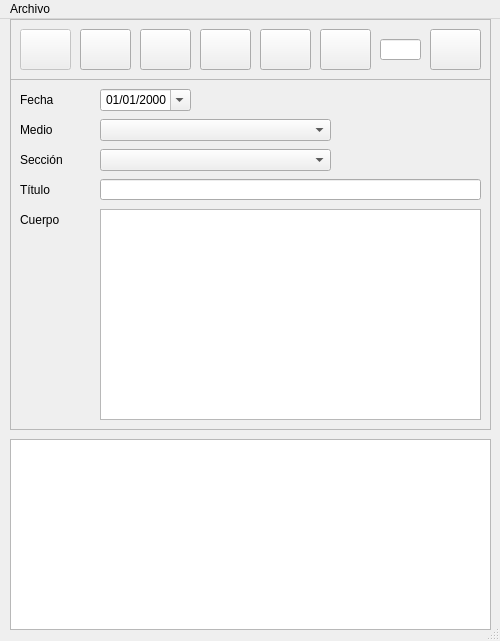
<?xml version="1.0" encoding="UTF-8"?>
<ui version="4.0">
 <class>main_view</class>
 <widget class="QMainWindow" name="main_view">
  <property name="geometry">
   <rect>
    <x>0</x>
    <y>0</y>
    <width>500</width>
    <height>641</height>
   </rect>
  </property>
  <property name="sizePolicy">
   <sizepolicy hsizetype="Fixed" vsizetype="Fixed">
    <horstretch>0</horstretch>
    <verstretch>0</verstretch>
   </sizepolicy>
  </property>
  <property name="minimumSize">
   <size>
    <width>500</width>
    <height>641</height>
   </size>
  </property>
  <property name="maximumSize">
   <size>
    <width>500</width>
    <height>641</height>
   </size>
  </property>
  <property name="windowTitle">
   <string>Cargador de Noticias</string>
  </property>
  <property name="windowIcon">
   <iconset>
    <normalon>../imagenes/noticias.ico</normalon>
   </iconset>
  </property>
  <property name="toolTip">
   <string/>
  </property>
  <widget class="QWidget" name="centralwidget">
   <property name="sizePolicy">
    <sizepolicy hsizetype="Fixed" vsizetype="Fixed">
     <horstretch>0</horstretch>
     <verstretch>0</verstretch>
    </sizepolicy>
   </property>
   <property name="minimumSize">
    <size>
     <width>500</width>
     <height>641</height>
    </size>
   </property>
   <property name="maximumSize">
    <size>
     <width>500</width>
     <height>641</height>
    </size>
   </property>
   <widget class="QFrame" name="tool_frame">
    <property name="geometry">
     <rect>
      <x>10</x>
      <y>0</y>
      <width>481</width>
      <height>61</height>
     </rect>
    </property>
    <property name="frameShape">
     <enum>QFrame::StyledPanel</enum>
    </property>
    <property name="frameShadow">
     <enum>QFrame::Raised</enum>
    </property>
    <widget class="QToolButton" name="btn_base">
     <property name="enabled">
      <bool>false</bool>
     </property>
     <property name="geometry">
      <rect>
       <x>10</x>
       <y>10</y>
       <width>51</width>
       <height>41</height>
      </rect>
     </property>
     <property name="toolTip">
      <string>Crear base de datos.</string>
     </property>
     <property name="text">
      <string/>
     </property>
     <property name="icon">
      <iconset>
       <normaloff>../imagenes/iconDb.png</normaloff>../imagenes/iconDb.png</iconset>
     </property>
     <property name="iconSize">
      <size>
       <width>32</width>
       <height>32</height>
      </size>
     </property>
     <property name="autoRaise">
      <bool>false</bool>
     </property>
    </widget>
    <widget class="QToolButton" name="btn_tabla">
     <property name="geometry">
      <rect>
       <x>70</x>
       <y>10</y>
       <width>51</width>
       <height>41</height>
      </rect>
     </property>
     <property name="toolTip">
      <string>Crear tabla Noticias.</string>
     </property>
     <property name="text">
      <string/>
     </property>
     <property name="icon">
      <iconset>
       <normaloff>../imagenes/iconTable.png</normaloff>../imagenes/iconTable.png</iconset>
     </property>
     <property name="iconSize">
      <size>
       <width>32</width>
       <height>32</height>
      </size>
     </property>
     <property name="autoRaise">
      <bool>false</bool>
     </property>
    </widget>
    <widget class="QToolButton" name="btn_nuevo">
     <property name="geometry">
      <rect>
       <x>130</x>
       <y>10</y>
       <width>51</width>
       <height>41</height>
      </rect>
     </property>
     <property name="toolTip">
      <string>Noticia nueva.</string>
     </property>
     <property name="text">
      <string/>
     </property>
     <property name="icon">
      <iconset>
       <normaloff>../imagenes/iconNew.png</normaloff>../imagenes/iconNew.png</iconset>
     </property>
     <property name="iconSize">
      <size>
       <width>32</width>
       <height>32</height>
      </size>
     </property>
     <property name="autoRaise">
      <bool>false</bool>
     </property>
    </widget>
    <widget class="QToolButton" name="btn_guardar">
     <property name="geometry">
      <rect>
       <x>190</x>
       <y>10</y>
       <width>51</width>
       <height>41</height>
      </rect>
     </property>
     <property name="toolTip">
      <string>Guardar noticia.</string>
     </property>
     <property name="text">
      <string/>
     </property>
     <property name="icon">
      <iconset>
       <normaloff>../imagenes/iconSave.png</normaloff>../imagenes/iconSave.png</iconset>
     </property>
     <property name="iconSize">
      <size>
       <width>32</width>
       <height>32</height>
      </size>
     </property>
     <property name="autoRaise">
      <bool>false</bool>
     </property>
    </widget>
    <widget class="QToolButton" name="btn_eliminar">
     <property name="geometry">
      <rect>
       <x>250</x>
       <y>10</y>
       <width>51</width>
       <height>41</height>
      </rect>
     </property>
     <property name="toolTip">
      <string>Eliminar noticia.</string>
     </property>
     <property name="text">
      <string/>
     </property>
     <property name="icon">
      <iconset>
       <normaloff>../imagenes/iconDelete.png</normaloff>../imagenes/iconDelete.png</iconset>
     </property>
     <property name="iconSize">
      <size>
       <width>32</width>
       <height>32</height>
      </size>
     </property>
     <property name="autoRaise">
      <bool>false</bool>
     </property>
    </widget>
    <widget class="QToolButton" name="btn_refresh">
     <property name="geometry">
      <rect>
       <x>310</x>
       <y>10</y>
       <width>51</width>
       <height>41</height>
      </rect>
     </property>
     <property name="toolTip">
      <string>Cargar la grilla.</string>
     </property>
     <property name="text">
      <string/>
     </property>
     <property name="icon">
      <iconset>
       <normaloff>../imagenes/iconRefresh.png</normaloff>../imagenes/iconRefresh.png</iconset>
     </property>
     <property name="iconSize">
      <size>
       <width>32</width>
       <height>32</height>
      </size>
     </property>
     <property name="autoRaise">
      <bool>false</bool>
     </property>
    </widget>
    <widget class="QLineEdit" name="txt_id_search">
     <property name="geometry">
      <rect>
       <x>370</x>
       <y>20</y>
       <width>41</width>
       <height>21</height>
      </rect>
     </property>
     <property name="toolTip">
      <string>ingrese un id de noticia a buscar...</string>
     </property>
     <property name="inputMask">
      <string>999999</string>
     </property>
     <property name="text">
      <string/>
     </property>
     <property name="maxLength">
      <number>6</number>
     </property>
     <property name="alignment">
      <set>Qt::AlignRight|Qt::AlignTrailing|Qt::AlignVCenter</set>
     </property>
    </widget>
    <widget class="QToolButton" name="btn_search">
     <property name="geometry">
      <rect>
       <x>420</x>
       <y>10</y>
       <width>51</width>
       <height>41</height>
      </rect>
     </property>
     <property name="toolTip">
      <string>Buscar noticia según id.</string>
     </property>
     <property name="text">
      <string/>
     </property>
     <property name="icon">
      <iconset>
       <normaloff>../imagenes/iconSearch.png</normaloff>../imagenes/iconSearch.png</iconset>
     </property>
     <property name="iconSize">
      <size>
       <width>32</width>
       <height>32</height>
      </size>
     </property>
     <property name="autoRaise">
      <bool>false</bool>
     </property>
    </widget>
   </widget>
   <widget class="QFrame" name="data_frame">
    <property name="geometry">
     <rect>
      <x>10</x>
      <y>60</y>
      <width>481</width>
      <height>351</height>
     </rect>
    </property>
    <property name="styleSheet">
     <string notr="true">border-color: rgb(0, 0, 255);
border-width: thin;</string>
    </property>
    <property name="frameShape">
     <enum>QFrame::StyledPanel</enum>
    </property>
    <property name="frameShadow">
     <enum>QFrame::Sunken</enum>
    </property>
    <property name="lineWidth">
     <number>2</number>
    </property>
    <widget class="QLabel" name="lbl_fecha">
     <property name="geometry">
      <rect>
       <x>10</x>
       <y>10</y>
       <width>61</width>
       <height>21</height>
      </rect>
     </property>
     <property name="text">
      <string>Fecha</string>
     </property>
    </widget>
    <widget class="QDateEdit" name="de_fecha">
     <property name="geometry">
      <rect>
       <x>90</x>
       <y>10</y>
       <width>91</width>
       <height>22</height>
      </rect>
     </property>
     <property name="inputMethodHints">
      <set>Qt::ImhPreferNumbers</set>
     </property>
     <property name="alignment">
      <set>Qt::AlignRight|Qt::AlignTrailing|Qt::AlignVCenter</set>
     </property>
     <property name="buttonSymbols">
      <enum>QAbstractSpinBox::UpDownArrows</enum>
     </property>
     <property name="displayFormat">
      <string>dd/MM/yyyy</string>
     </property>
     <property name="calendarPopup">
      <bool>true</bool>
     </property>
    </widget>
    <widget class="QLabel" name="lbl_medio">
     <property name="geometry">
      <rect>
       <x>10</x>
       <y>40</y>
       <width>61</width>
       <height>21</height>
      </rect>
     </property>
     <property name="text">
      <string>Medio</string>
     </property>
    </widget>
    <widget class="QComboBox" name="cmb_medios">
     <property name="geometry">
      <rect>
       <x>90</x>
       <y>40</y>
       <width>231</width>
       <height>22</height>
      </rect>
     </property>
    </widget>
    <widget class="QLabel" name="lbl_seccion">
     <property name="geometry">
      <rect>
       <x>10</x>
       <y>70</y>
       <width>61</width>
       <height>21</height>
      </rect>
     </property>
     <property name="text">
      <string>Sección</string>
     </property>
    </widget>
    <widget class="QComboBox" name="cmb_secciones">
     <property name="geometry">
      <rect>
       <x>90</x>
       <y>70</y>
       <width>231</width>
       <height>22</height>
      </rect>
     </property>
    </widget>
    <widget class="QLabel" name="lbl_titulo">
     <property name="geometry">
      <rect>
       <x>10</x>
       <y>100</y>
       <width>61</width>
       <height>21</height>
      </rect>
     </property>
     <property name="text">
      <string>Título</string>
     </property>
    </widget>
    <widget class="QLineEdit" name="lineEdit">
     <property name="geometry">
      <rect>
       <x>90</x>
       <y>100</y>
       <width>381</width>
       <height>21</height>
      </rect>
     </property>
    </widget>
    <widget class="QLabel" name="lbl_cuerpo">
     <property name="geometry">
      <rect>
       <x>10</x>
       <y>130</y>
       <width>61</width>
       <height>21</height>
      </rect>
     </property>
     <property name="text">
      <string>Cuerpo</string>
     </property>
    </widget>
    <widget class="QTextEdit" name="txt_cuerpo">
     <property name="geometry">
      <rect>
       <x>90</x>
       <y>130</y>
       <width>381</width>
       <height>211</height>
      </rect>
     </property>
    </widget>
   </widget>
   <widget class="QTreeView" name="treeView">
    <property name="geometry">
     <rect>
      <x>10</x>
      <y>420</y>
      <width>481</width>
      <height>191</height>
     </rect>
    </property>
   </widget>
  </widget>
  <widget class="QMenuBar" name="menubar">
   <property name="geometry">
    <rect>
     <x>0</x>
     <y>0</y>
     <width>500</width>
     <height>21</height>
    </rect>
   </property>
   <widget class="QMenu" name="menuArchivo">
    <property name="title">
     <string>Archivo</string>
    </property>
    <addaction name="actionAcerca_de"/>
   </widget>
   <addaction name="menuArchivo"/>
  </widget>
  <widget class="QStatusBar" name="statusbar"/>
  <action name="actionAcerca_de">
   <property name="text">
    <string>Acerca de...</string>
   </property>
  </action>
 </widget>
 <resources/>
 <connections/>
</ui>
